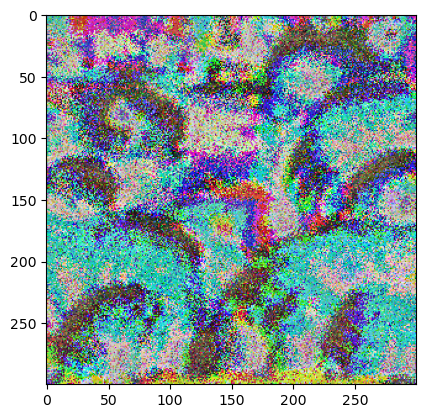
#> input picture AA/adversarial-yolo-master/lutao_exp/ex3/8440.png, 425 x 418 px
$ python 'sobel统计频率.py'   (older library calls are emulated)
#> lines starting #> are read from the running program, lines starting #| are printed output that depends on the picture
import cv2
import numpy as np
import matplotlib.pyplot as plt

path = './batchx.png'
path = './ex3/8440.png'

image = cv2.imread(path, cv2.IMREAD_GRAYSCALE)
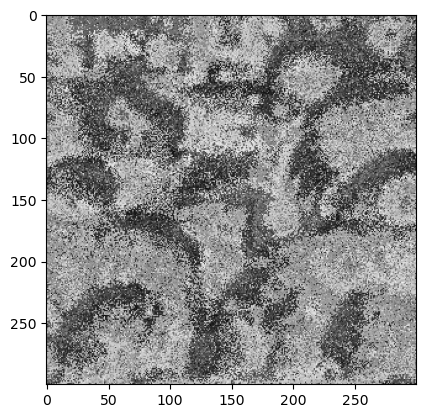
#> image: shape (418, 425); min 0, max 255, mean 156.7
sobelx = cv2.Sobel(image, cv2.CV_64F, 1, 0, ksize=7)
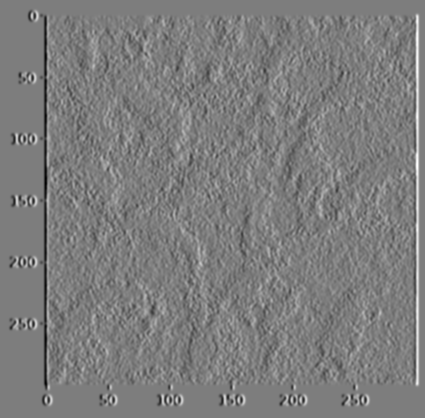
#> sobelx: shape (418, 425) float64; min -145775, max 149610, mean 0; drawn with min black and max white
sobely = cv2.Sobel(image, cv2.CV_64F, 0, 1, ksize=7)
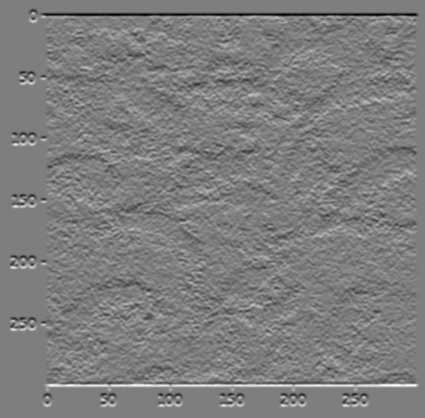
#> sobely: shape (418, 425) float64; min -139994, max 143072, mean 0; drawn with min black and max white

# 将图像从BGR格式转换为RGB格式
#> (the run stopped early here; a loop or call above may not have finished)

$ run again, with AA/adversarial-yolo-master/lutao_exp/batch35.png copied over AA/adversarial-yolo-master/lutao_exp/ex3/8440.png
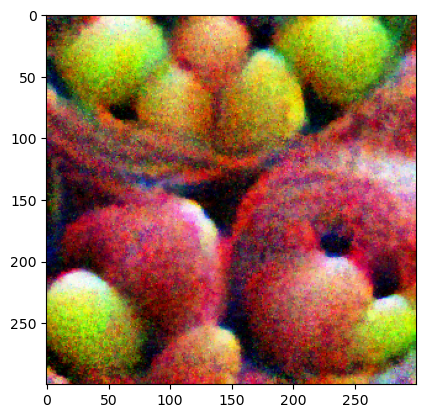
#> input picture AA/adversarial-yolo-master/lutao_exp/batch35.png, 425 x 418 px
#> `image = cv2.imread(path, cv2.IMREAD_GRAYSCALE)`:
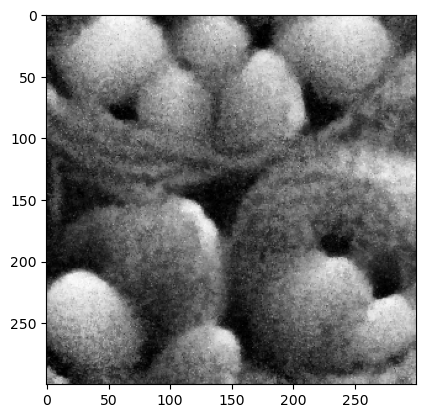
#> image: shape (418, 425); min 0, max 255, mean 137.1
#> `sobely = cv2.Sobel(image, cv2.CV_64F, 0, 1, ksize=7)`:
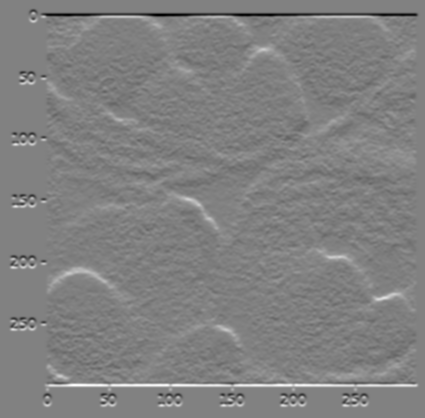
#> sobely: shape (418, 425) float64; min -160843, max 156982, mean 0; drawn with min black and max white

$ run again, with AA/adversarial-yolo-master/lutao_exp/apples.jpg saved as AA/adversarial-yolo-master/lutao_exp/ex3/8440.png
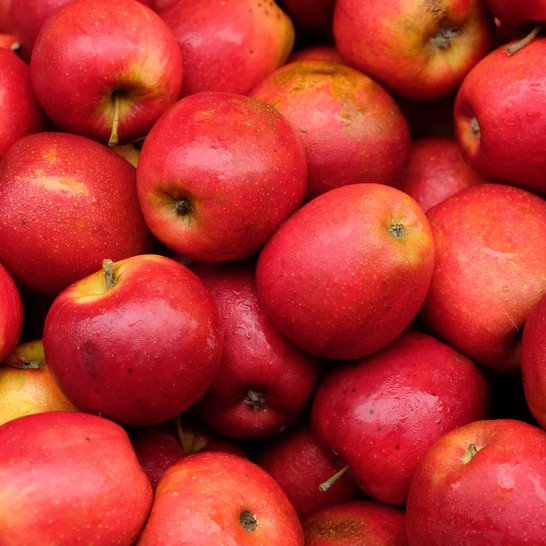
#> input picture AA/adversarial-yolo-master/lutao_exp/apples.jpg, 546 x 546 px
#> `sobelx = cv2.Sobel(image, cv2.CV_64F, 1, 0, ksize=7)`:
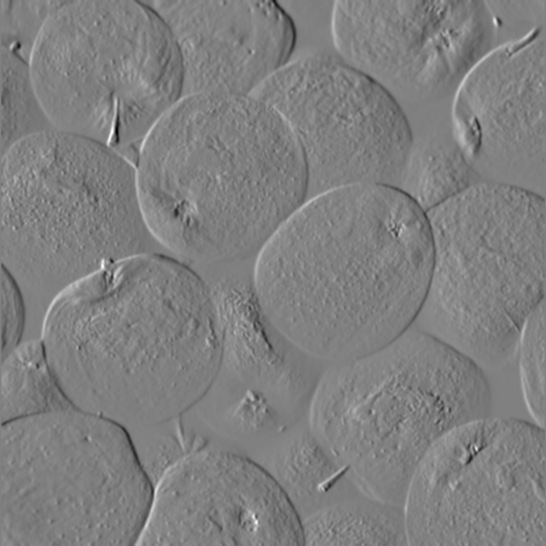
#> sobelx: shape (546, 546) float64; min -65779, max 65142, mean -68.8; drawn with min black and max white
#> `sobely = cv2.Sobel(image, cv2.CV_64F, 0, 1, ksize=7)`:
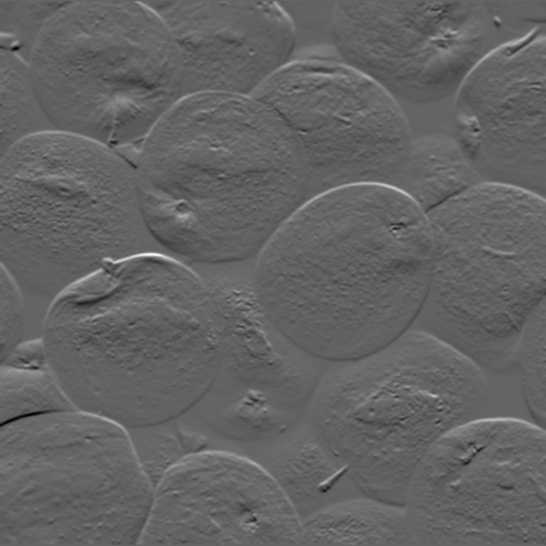
#> sobely: shape (546, 546) float64; min -65680, max 101560, mean 5.5; drawn with min black and max white
